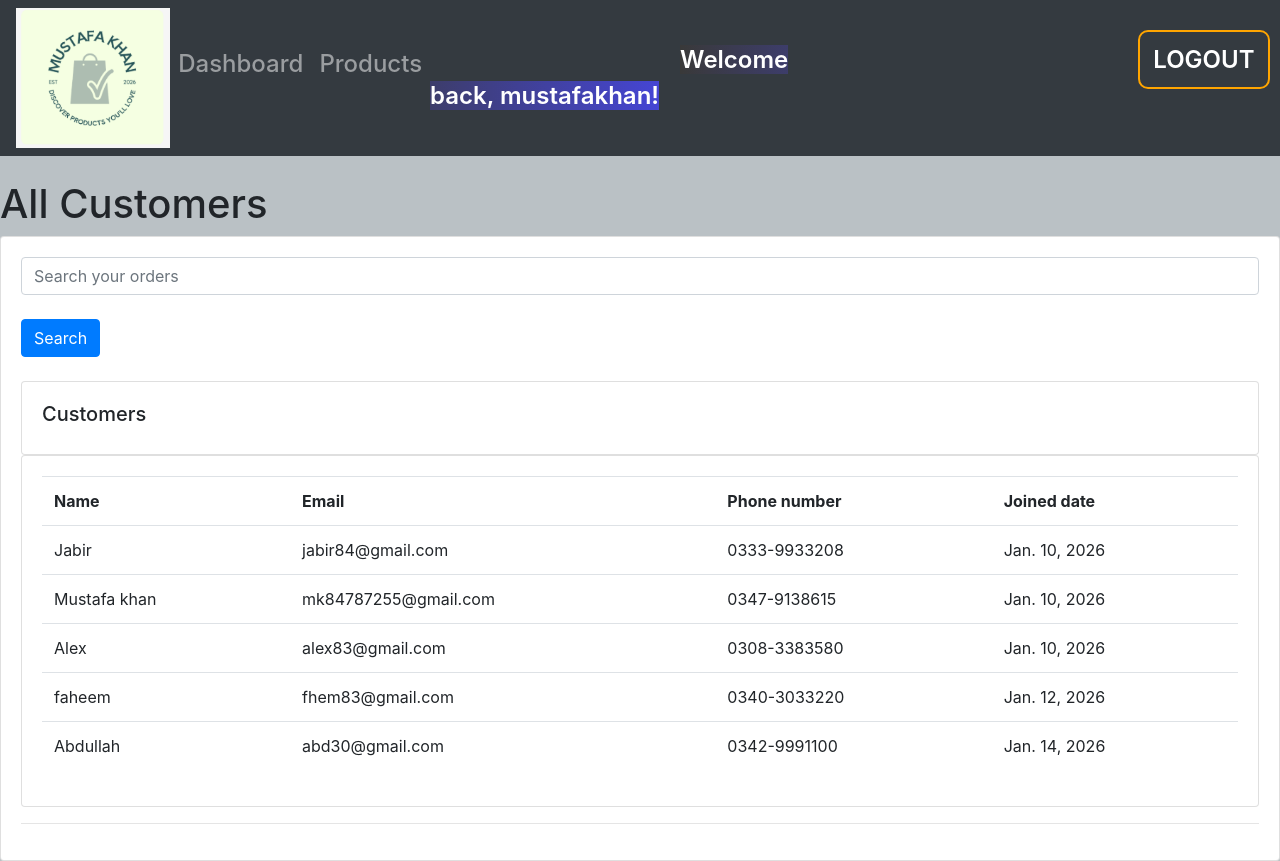
Page /all_customers (signed in) on the committed database.
### accounts/models.py (models this page shows, shortened)
class Customer(models.Model):
  name = models.CharField(max_length=200)
  phone = models.CharField(max_length=20,null=True)
  email = models.CharField(max_length=25,null=True)
  date_created = models.DateField(auto_now_add=True, null=True)

### accounts/views.py (the view)
# urls.py: path('all_customers',views.all_customers,name="all_products"),
@login_required(login_url='login')
def all_customers(request):
    all_customers = Customer.objects.all()
    context = {"customers":all_customers}
    return render(request,'accounts/all_customers.html',context)

### accounts/templates/accounts/all_customers.html (shortened to what this page needs)
{%extends 'accounts/base.html' %}
{%block content%}
<h1>All Customers</h1>
<div class="row">
  <div class="col">
    <div class="card card-body">
      <form method="get">
        <input class="form-control" placeholder="Search your orders" type="text" width="250px" height="100px" name="search">
        <br>
        <button class="btn btn-primary" type="submit">Search</button>
      </form>
		<br>
<div class="row">
			<div class="col-md">
				<div class="card card-body">
					<h5>Customers</h5>
				</div>
				<div class="card card-body">
					<table class="table">
						<tr>
							<th>Name</th>
							<th>Email</th>
              <th>Phone number</th>
							<th>Joined date</th>
						</tr>
						 {% for customer in customers %}
        <tr>
          <td>{{customer.name}}</td>
          <td>{{customer.email}}</td>
          <td>{{customer.phone}}</td>
          <td>{{customer.date_created}}</td>
             {%endfor%}
					</table>
				</div>
			</div>
		</div>
{% endblock %}

### accounts/templates/accounts/navbar.html (shortened to what this page needs)
{% load static %}
<nav id="navbar" class="navbar navbar-expand-lg navbar-dark bg-dark">
  <img src="{%static 'images/logo.png'%}" height="140" width="180">
  <div class="collapse navbar-collapse" id="navbarNav">
    <ul class="navbar-nav">
      <li class="nav-item active">
        <h4><a class="nav-link" href="{% url 'home' %}">Dashboard</a></h4>
      </li>
      <li class="nav-item">
        <h4><a class="nav-link" href="{% url 'product' %}">Products</a></h4>
      </li>
      <li>
              <span id="greet-user" align="right">Welcome back, {{request.user.username}}!</span>
      </li>
      <div id="logout-container">
        <a id="logout" href="{%url 'logout'%}">LOGOUT</a>
      </div>
    </ul>
  </div>
</nav>
<br>

### accounts/templates/accounts/base.html (style rules this page uses)
body { background-color: rgb(186, 193, 197); }
#navbar { width:100%; }
#logout { padding:13px; color:white; font-size:x-large; font-weight:600; margin-left:50px; width:150px; text-align:center; width:150px; border-radius:10px; height:50px; border:2px orange solid; text-decoration:none; }
#greet-user { display:inline; color:white; font-size:x-large; font-weight:600; margin-left:250px; width:300px; text-align:center; background:linear-gradient(to right,rgb(57, 57, 57),rgb(69, 69, 212)); }
#logout-container { display:inline; justify-content:right; align-self:right; margin-left:300px; }

### rows in the picture
Customer: name "Jabir", email "jabir84@gmail.com", phone "0333-9933208", date_created "Jan. 10, 2026"
Customer: name "Mustafa khan", email "mk84787255@gmail.com", phone "0347-9138615", date_created "Jan. 10, 2026"
Customer: name "Alex", email "alex83@gmail.com", phone "0308-3383580", date_created "Jan. 10, 2026"
Customer: name "faheem", email "fhem83@gmail.com", phone "0340-3033220", date_created "Jan. 12, 2026"
Customer: name "Abdullah", email "abd30@gmail.com", phone "0342-9991100", date_created "Jan. 14, 2026"

### other values in the picture
{{ request.user.username }} "mustafakhan"
